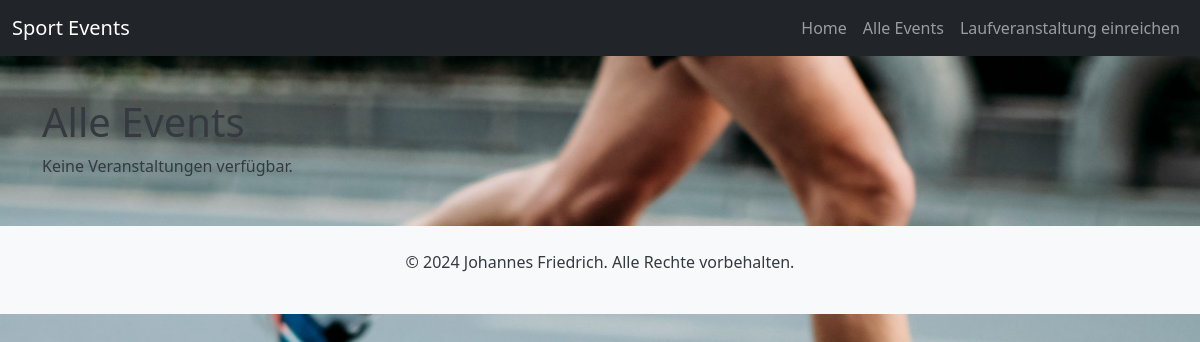
/all/, run on an earlier commit of the app's database.
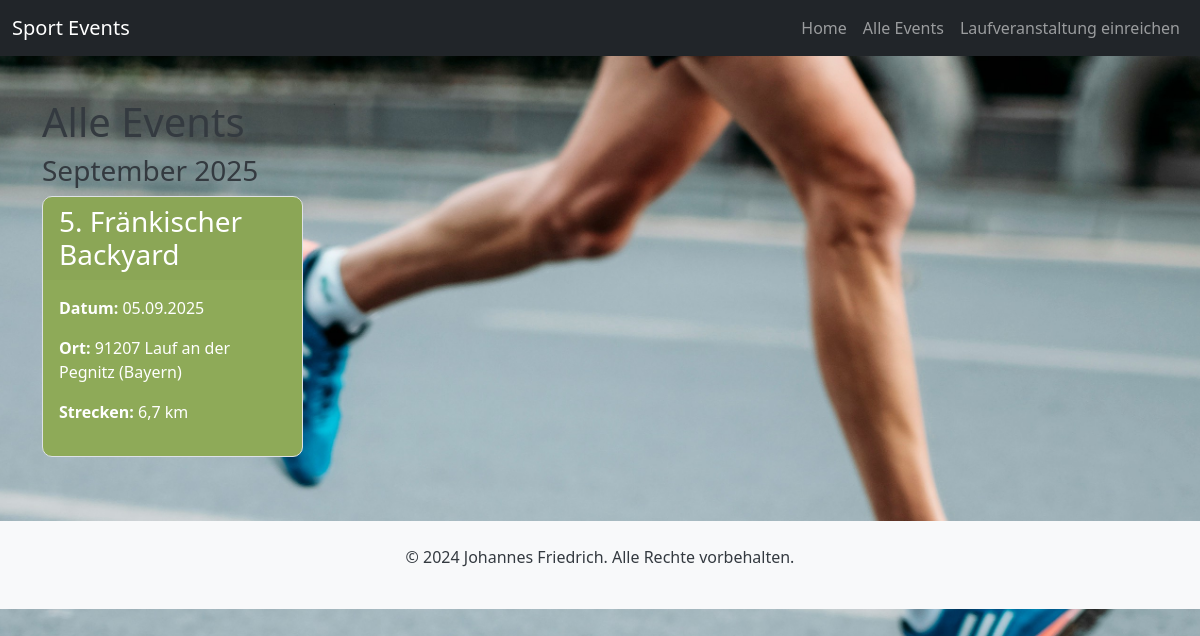
And on a later commit of the database.
### running_app/models.py (models this page shows, shortened)
class RunningEvent(models.Model):
    name = models.CharField(max_length=200)
    date = models.DateField()
    postal_code = models.CharField(max_length=200, null=True, blank=True)
    city = models.CharField(max_length=200)
    state = models.CharField(max_length=200, null=True, blank=True)
    description = models.TextField(null=True, blank=True, default="")
    distance = models.ManyToManyField("Distance", blank=True)
    latitude = models.DecimalField(max_digits=9, decimal_places=6, null=True, blank=True)
    longitude = models.DecimalField(max_digits=9, decimal_places=6, null=True, blank=True)
    url = models.URLField(null=True, blank=True)
    logo = models.URLField(null=True, blank=True)
    type = models.CharField(max_length=200, null=True, blank=True, default="running")
    source = models.ForeignKey("Source", on_delete=models.CASCADE, null =True, blank =True)
    created_at = models.DateTimeField(auto_now_add=True, blank=True, null=True)
    last_change = models.DateTimeField(auto_now=True, blank=True, null=True)
    class Meta:
        ordering = ['date']  # Standardmäßige Sortierung nach Datum (aufsteigend)

class Distance(models.Model):
    name = models.CharField(max_length=200, null =True)
    distance = models.DecimalField(default = None, max_digits=9, decimal_places=3, blank=True)
    class Meta:
        ordering = ['distance']  # Standardmäßige Sortierung nach Datum (aufsteigend)

### running_app/views.py (the view)
# urls.py: path('all/', views.all_event_list, name='all_event_list'),  # URL für alle Events
def all_event_list(request):
    today = date.today()
    all_events = RunningEvent.objects.filter(date__gte=today).order_by('date')  # In absteigender Reihenfolge (neuste zuerst)
    events_by_month = defaultdict(list)
    for event in all_events:
        month = convert_to_german_month_names(int(event.date.strftime("%-m")))
        year  = event.date.strftime("%Y")
        month_year = month + " " + year
        events_by_month[month_year].append(event)
    events_by_month = dict(events_by_month)
    return render(request, 'running_app/all_event_list.html',
                  {'events_by_month': events_by_month})

### utils/calendar_functions.py (called while the page is built)
def convert_to_german_month_names(month_number: int) -> str:
    months = ["Unknown",
          "Januar",
          "Febuar",
          "März",
          "April",
          "Mai",
          "Juni",
          "Juli",
          "August",
          "September",
          "Oktober",
          "November",
          "Dezember"]
    return months[month_number]

### running_app/templates/running_app/all_event_list.html (shortened to what this page needs)
{% extends 'base.html' %}
{% block content %}
<div class="container mt-5">
    <h1>Alle Events</h1>
    {% if events_by_month %}
        {% for month, events in events_by_month.items %}
            <h3>{{ month }}</h3>
            <div class="row">
                {% for event in events %}
                <div class="col-lg-3 d-flex align-items-stretch mb-3">
                    <div class="card h-100 {% cycle 'event-box-green' 'event-box-red' 'event-box-purple' 'event-box-orange'%}">
                        <a href="{% url 'event_detail' event.id %}"
                             class="list-group-item list-group-item-action active" aria-current="true">
                            <h3 class="card-header d-flex">{{ event.name }}</h3>
                            <div class="card-body flex-column">
                                <p><strong>Datum:</strong> {{ event.date|date:"d.m.Y" }}</p>
                                <p><strong>Ort:</strong> {{ event.postal_code }} {{ event.city }} ({{event.state}})</p>
                                <p><strong>Strecken:</strong>
                                    {% for d in event.distance.all %}
                                    {{d.name}}
                                    {% endfor %}
                                </p>
                            </div>
                        </a>
                    </div>
                </div>
                {% endfor %}
            </div>
        {% endfor %}
    {% else %}
        <p>Keine Veranstaltungen verfügbar.</p>
    {% endif %}
</div>
{% endblock %}

### templates/base.html (shortened to what this page needs)
<!DOCTYPE html>
<html lang="de">
{% load static %}
<head>
    <link href="https://cdn.jsdelivr.net/npm/bootstrap@5.3.0-alpha1/dist/css/bootstrap.min.css" rel="stylesheet">
    <link rel="stylesheet" href="https://unpkg.com/leaflet@1.7.1/dist/leaflet.css" />
    <link rel="stylesheet" href="https://unpkg.com/leaflet.markercluster@1.5.3/dist/MarkerCluster.css"
 />
    <link rel="stylesheet" href="https://unpkg.com/leaflet.markercluster@1.5.3/dist/MarkerCluster.Default.css"
 />
</head>
<body>
    <nav class="navbar navbar-expand-lg navbar-dark bg-dark ">
        <div class="container-fluid">
            <a class="navbar-brand mb-0 h1" href="{% url 'home' %}">Sport Events</a>
            <div class="collapse navbar-collapse" id="navbarNav">
                <ul class="navbar-nav ms-auto">
                    <li class="nav-item">
                        <a class="nav-link" href="{% url 'home' %}">Home</a>
                    </li>
                    <li class="nav-item">
                        <a class="nav-link" href="{% url 'all_event_list' %}">Alle Events</a>
                    </li>
                    <li class="nav-item">
                        <a class="nav-link" href="#" data-bs-toggle="modal"
                            data-bs-target="#submitEventModal">Laufveranstaltung einreichen</a>
                    </li>
                </ul>
            </div>
        </div>
    </nav>
    {% block content %}{% endblock %}
    <footer class="text-center mt-5 py-4 bg-light">
        <div class="container">
            <p>&copy; 2024 Johannes Friedrich. Alle Rechte vorbehalten.</p>
        </div>
    </footer>
</body>
</html>

What changed in the data, as far as the page shows it:
added RunningEvent: month "September 2025", name "5. Fränkischer Backyard", date "05.09.2025", postal_code "91207", city "Lauf an der Pegnitz", state "Bayern"
added Distance: name "6,7 km"
Also different on the page:
text no longer shown: "Keine Veranstaltungen verfügbar."
